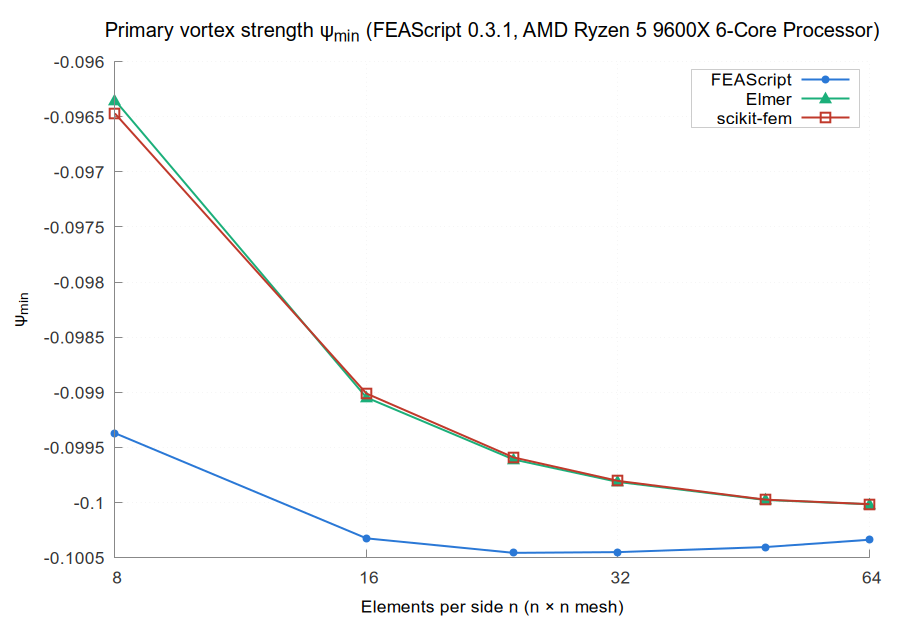

This figure's gnuplot source:
set terminal pngcairo size 900,620 font 'Arial,13'
set border 3 lc rgb '#888888'; set tics nomirror tc rgb '#333333'
set grid lc rgb '#e6e6e6' lw 1; set key top left box lc rgb '#cccccc' opaque
set output 'psi_min.png'
set title 'Primary vortex strength ψ_{min} (FEAScript 0.3.1, AMD Ryzen 5 9600X 6-Core Processor)' font 'Arial,15'
set logscale x 2; set xlabel 'Elements per side n (n × n mesh)'; set ylabel 'ψ_{min}'
set key top right
plot 'psi_FEAScript_sparse_LU.dat' u 1:2 w lp lw 2 pt 7 ps 1.0 lc rgb '#2a78d6' t 'FEAScript', \
     'psi_Elmer_UMFPACK.dat' u 1:2 w lp lw 2 pt 9 ps 1.6 lc rgb '#1baf7a' t 'Elmer', \
     'psi_scikit_fem_SuperLU.dat' u 1:2 w lp lw 2 pt 4 ps 1.6 lc rgb '#c0392b' t 'scikit-fem'
